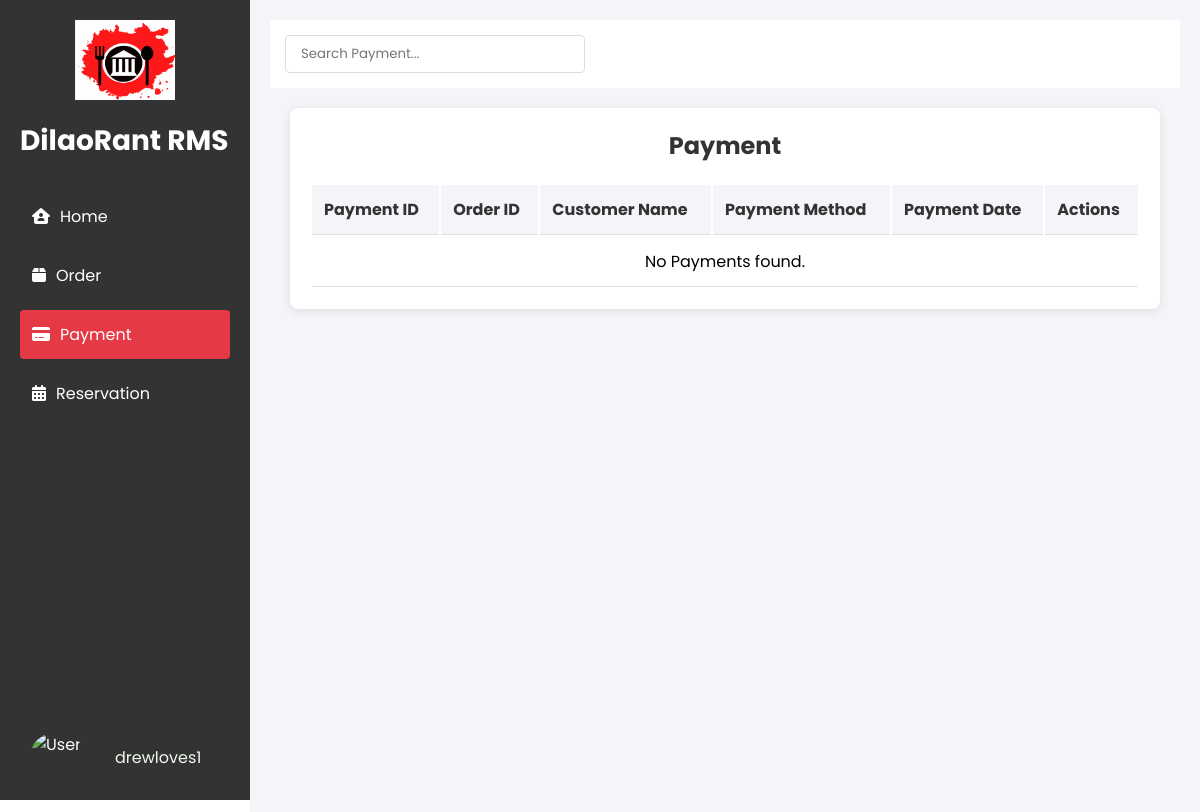
The page /cash/Payment (signed in) on the database as committed earlier.
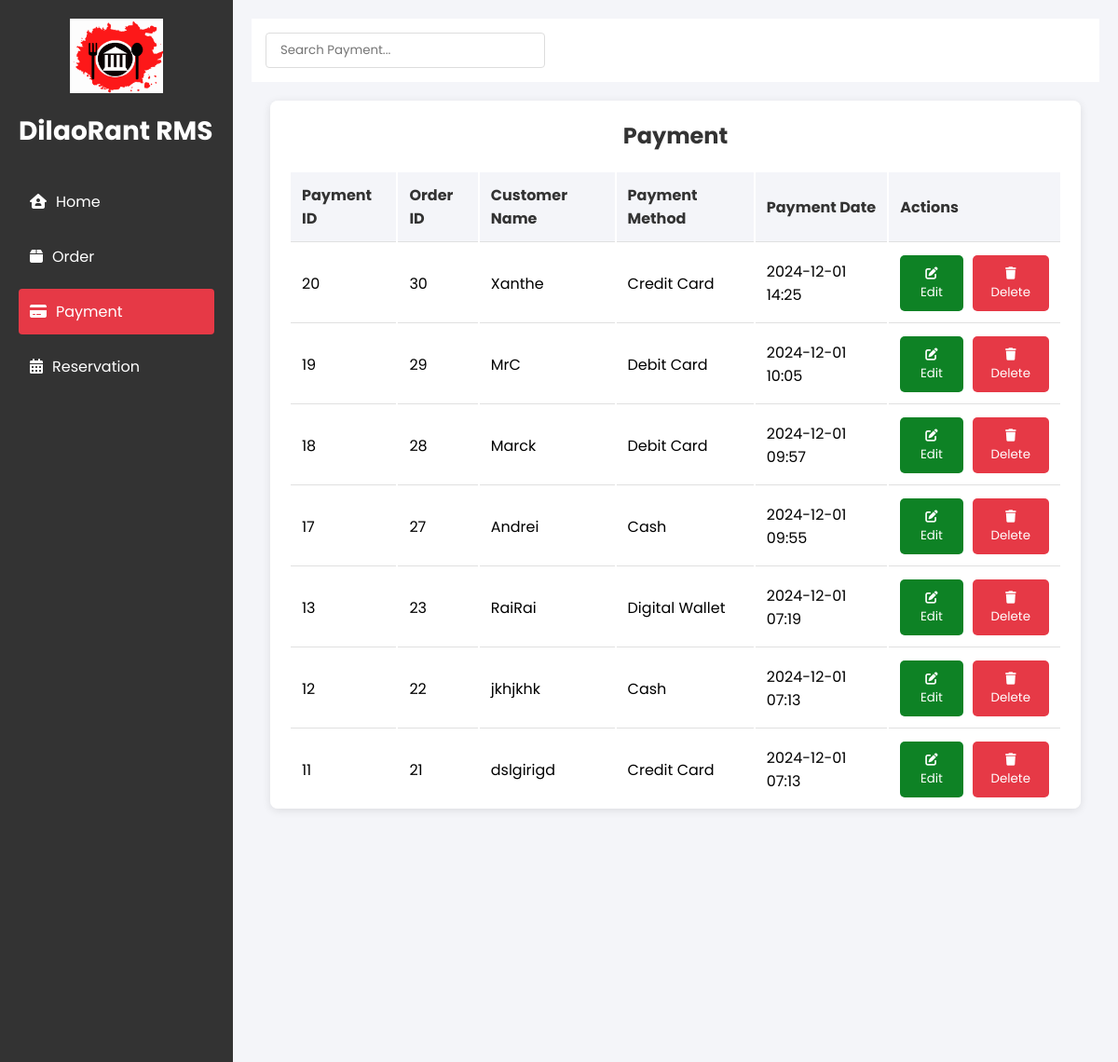
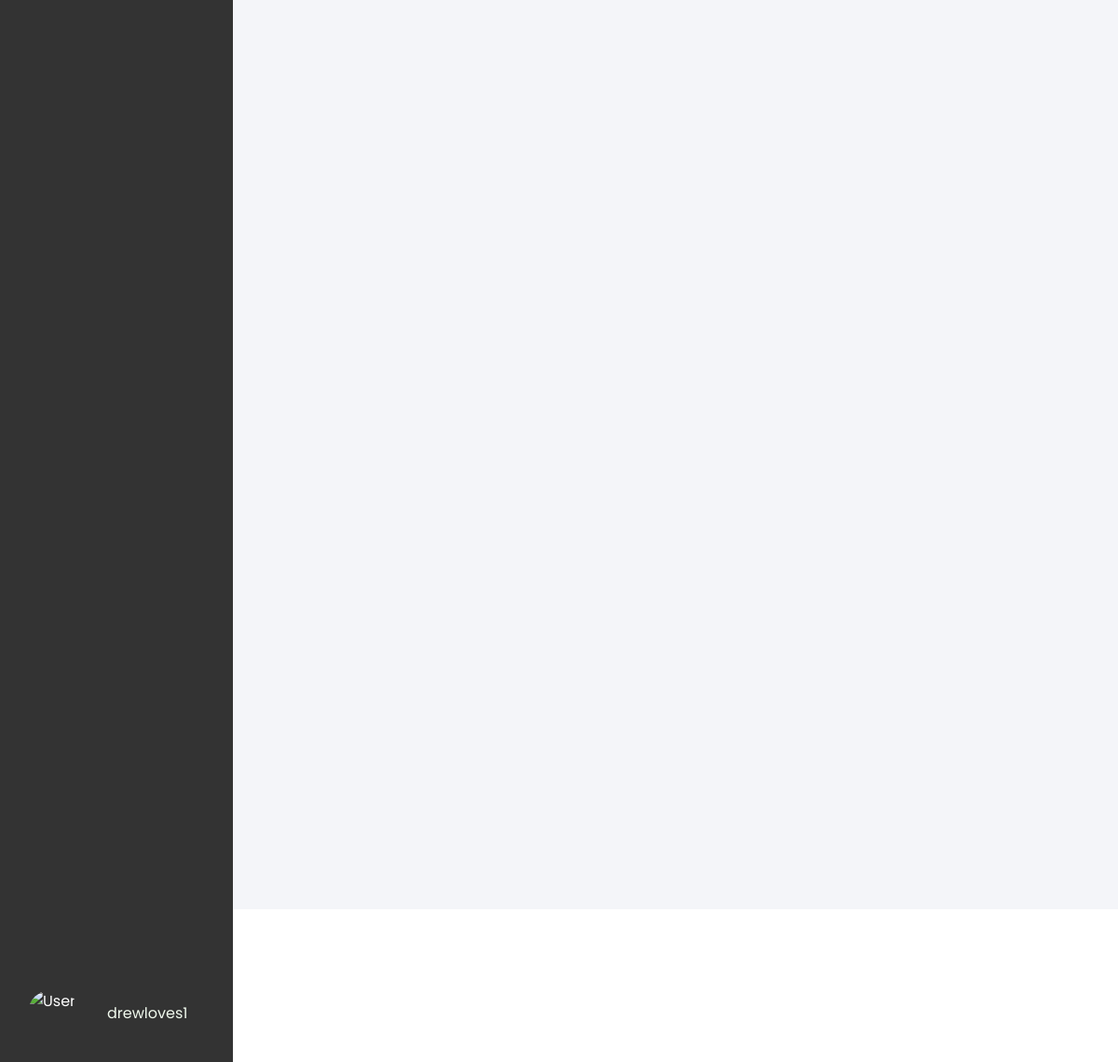
The same page on the database as committed later (2 pictures, top to bottom).
### cashier_home/models.py (models this page shows, shortened)
class Payment(models.Model):
    PAYMENT_METHOD_CHOICES = [
        ('cash', 'Cash'),
        ('debit', 'Debit Card'),
        ('credit', 'Credit Card'),
        ('digital', 'Digital Wallet'),
    ]
    payment_id = models.AutoField(primary_key=True)  # Unique ID for each payment
    order_id = models.ForeignKey(Order, on_delete=models.CASCADE, related_name='payments')  # Foreign key to Order
    customer_name = models.CharField(max_length=100)  # Name of the customer
    payment_date = models.DateTimeField(default=timezone.now)  # Using timezone.now instead of auto_now_add
    payment_method = models.CharField(max_length=10, choices=PAYMENT_METHOD_CHOICES, default='cash')  # Payment method field with choices
    created_at = models.DateTimeField(default=datetime.now)
    class Meta:
        ordering = ['-payment_date']  # Optional: default ordering by payment date

class Order(models.Model):
    order_id = models.AutoField(primary_key=True)
    customer_name = models.CharField(max_length=100)
    total_amount = models.DecimalField(max_digits=10, decimal_places=2)
    total_items = models.IntegerField(default=0)  # Optional: track total number of items
    order_date = models.DateTimeField(default=timezone.now)  # Using timezone.now instead of auto_now_add
    created_at = models.DateTimeField(default=datetime.now)
    class Meta:
        ordering = ['-order_date']  # Optional: default orderingpy

### accountsCashier/Payment/views.py (the view)
# urls.py: path('', views.payment_view, name='payment_view'),
@login_required(login_url='login')
def payment_view(request):
    payments = Payment.objects.all().order_by('-payment_date')  # Fetch all payments to display
    return render(request, 'Payment/Payment.html', {'payments': payments})

### accountsCashier/Payment/templates/Payment/Payment.html (shortened to what the changed rows need)
{% load static %}
<!DOCTYPE html>
<html lang="en">
<head>
    <link rel="stylesheet" href="https://cdnjs.cloudflare.com/ajax/libs/font-awesome/6.0.0/css/all.min.css">
</head>
<body>
    <div class="main-content">
        <div class="main-content">
            <div class="schedule-container">
                <div class="schedule-header">
                    <h2 class="schedule-title">Payment</h2>
                </div>
                <table class="schedule-table">
                    <thead>
                        <tr>
                            <th>Payment ID</th>
                            <th>Order ID</th>
                            <th>Customer Name</th>
                            <th>Payment Method</th>
                            <th>Payment Date</th>
                            <th>Actions</th>
                        </tr>
                    </thead>
                    <tbody>
                        {% for payment in payments %}
                        <tr>
                            <td>{{ payment.payment_id }}</td>
                            <td>{{ payment.order_id.order_id }}</td>
                            <td>{{ payment.customer_name }}</td>
                            <td>{{ payment.get_payment_method_display }}</td>
                            <td>{{ payment.payment_date|date:"Y-m-d H:i" }}</td>
                            <td>
                                <div class="action-buttons">
                                    <button class="btn btn-edit btn-tooltip"
                                        onclick="showUpdatePaymentPopup('{{ payment.payment_id }}', '{{ payment.customer_name }}', '{{ payment.payment_method }}')"
                                        data-tooltip="Edit Payment">
                                        <i class="fas fa-edit"></i>
                                        Edit
                                    </button>
                                    <button class="btn btn-delete btn-tooltip"
                                        onclick="delete_payment('{{ payment.payment_id }}')"
                                        data-tooltip="Delete Payment">
                                        <i class="fas fa-trash"></i>
                                        Delete
                                    </button>
                                </div>
                            </td>
                        </tr>
                        {% empty %}
                        <tr>
                            <td colspan="6" style="text-align: center;">No Payments found.</td>
                        </tr>
                        {% endfor %}
                    </tbody>
                </table>
            </div>
        </div>
    </div>
</body>
</html>

Rows that differ between the two databases and show on the page:
added Payment: payment_id "20", order_id.order_id "30", customer_name "Xanthe", payment_method "Credit Card", payment_date "2024-12-01 14:25"
added Payment: payment_id "19", order_id.order_id "29", customer_name "MrC", payment_method "Debit Card", payment_date "2024-12-01 10:05"
added Payment: payment_id "18", order_id.order_id "28", customer_name "Marck", payment_method "Debit Card", payment_date "2024-12-01 09:57"
added Payment: payment_id "17", order_id.order_id "27", customer_name "Andrei", payment_method "Cash", payment_date "2024-12-01 09:55"
added Payment: payment_id "13", order_id.order_id "23", customer_name "RaiRai", payment_method "Digital Wallet", payment_date "2024-12-01 07:19"
added Payment: payment_id "12", order_id.order_id "22", customer_name "jkhjkhk", payment_method "Cash", payment_date "2024-12-01 07:13"
added Payment: payment_id "11", order_id.order_id "21", customer_name "dslgirigd", payment_method "Credit Card", payment_date "2024-12-01 07:13"
Other text that changed with them:
text no longer shown: "No Payments found."
